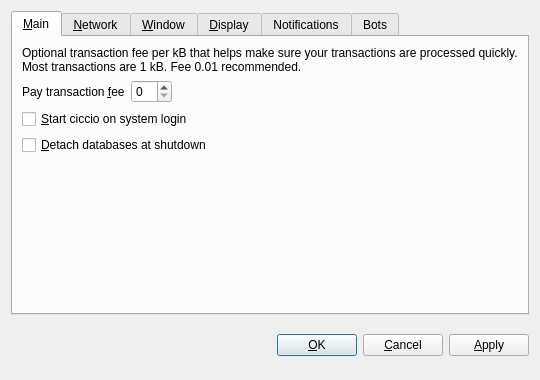
<?xml version="1.0" encoding="UTF-8"?>
<ui version="4.0">
 <class>OptionsDialog</class>
 <widget class="QDialog" name="OptionsDialog">
  <property name="geometry">
   <rect>
    <x>0</x>
    <y>0</y>
    <width>540</width>
    <height>380</height>
   </rect>
  </property>
  <property name="windowTitle">
   <string>Options</string>
  </property>
  <property name="modal">
   <bool>true</bool>
  </property>
  <layout class="QVBoxLayout" name="verticalLayout">
   <item>
    <widget class="QTabWidget" name="tabWidget">
     <property name="tabPosition">
      <enum>QTabWidget::North</enum>
     </property>
     <property name="currentIndex">
      <number>0</number>
     </property>
     <widget class="QWidget" name="tabMain">
      <attribute name="title">
       <string>&amp;Main</string>
      </attribute>
      <layout class="QVBoxLayout" name="verticalLayout_Main">
       <item>
        <widget class="QLabel" name="transactionFeeInfoLabel">
         <property name="text">
          <string>Optional transaction fee per kB that helps make sure your transactions are processed quickly. Most transactions are 1 kB. Fee 0.01 recommended.</string>
         </property>
         <property name="textFormat">
          <enum>Qt::PlainText</enum>
         </property>
         <property name="wordWrap">
          <bool>true</bool>
         </property>
        </widget>
       </item>
       <item>
        <layout class="QHBoxLayout" name="horizontalLayout_Main">
         <item>
          <widget class="QLabel" name="transactionFeeLabel">
           <property name="text">
            <string>Pay transaction &amp;fee</string>
           </property>
           <property name="textFormat">
            <enum>Qt::PlainText</enum>
           </property>
           <property name="buddy">
            <cstring>transactionFee</cstring>
           </property>
          </widget>
         </item>
         <item>
          <widget class="BitcoinAmountField" name="transactionFee"/>
         </item>
         <item>
          <spacer name="horizontalSpacer_Main">
           <property name="orientation">
            <enum>Qt::Horizontal</enum>
           </property>
           <property name="sizeHint" stdset="0">
            <size>
             <width>40</width>
             <height>20</height>
            </size>
           </property>
          </spacer>
         </item>
        </layout>
       </item>
       <item>
        <widget class="QCheckBox" name="bitcoinAtStartup">
         <property name="toolTip">
          <string>Automatically start ciccio after logging in to the system.</string>
         </property>
         <property name="text">
          <string>&amp;Start ciccio on system login</string>
         </property>
        </widget>
       </item>
       <item>
        <widget class="QCheckBox" name="detachDatabases">
         <property name="toolTip">
          <string>Detach block and address databases at shutdown. This means they can be moved to another data directory, but it slows down shutdown. The wallet is always detached.</string>
         </property>
         <property name="text">
          <string>&amp;Detach databases at shutdown</string>
         </property>
        </widget>
       </item>
       <item>
        <spacer name="verticalSpacer_Main">
         <property name="orientation">
          <enum>Qt::Vertical</enum>
         </property>
         <property name="sizeHint" stdset="0">
          <size>
           <width>20</width>
           <height>40</height>
          </size>
         </property>
        </spacer>
       </item>
      </layout>
     </widget>
     <widget class="QWidget" name="tabNetwork">
      <attribute name="title">
       <string>&amp;Network</string>
      </attribute>
      <layout class="QVBoxLayout" name="verticalLayout_Network">
       <item>
        <widget class="QCheckBox" name="mapPortUpnp">
         <property name="toolTip">
          <string>Automatically open the ciccio client port on the router. This only works when your router supports UPnP and it is enabled.</string>
         </property>
         <property name="text">
          <string>Map port using &amp;UPnP</string>
         </property>
        </widget>
       </item>
       <item>
        <widget class="QCheckBox" name="connectSocks">
         <property name="toolTip">
          <string>Connect to the ciccio network through a SOCKS proxy (e.g. when connecting through Tor).</string>
         </property>
         <property name="text">
          <string>&amp;Connect through SOCKS proxy:</string>
         </property>
        </widget>
       </item>
       <item>
        <layout class="QHBoxLayout" name="horizontalLayout_Network">
         <item>
          <widget class="QLabel" name="proxyIpLabel">
           <property name="text">
            <string>Proxy &amp;IP:</string>
           </property>
           <property name="textFormat">
            <enum>Qt::PlainText</enum>
           </property>
           <property name="buddy">
            <cstring>proxyIp</cstring>
           </property>
          </widget>
         </item>
         <item>
          <widget class="QValidatedLineEdit" name="proxyIp">
           <property name="maximumSize">
            <size>
             <width>140</width>
             <height>16777215</height>
            </size>
           </property>
           <property name="toolTip">
            <string>IP address of the proxy (e.g. 127.0.0.1)</string>
           </property>
          </widget>
         </item>
         <item>
          <widget class="QLabel" name="proxyPortLabel">
           <property name="text">
            <string>&amp;Port:</string>
           </property>
           <property name="textFormat">
            <enum>Qt::PlainText</enum>
           </property>
           <property name="buddy">
            <cstring>proxyPort</cstring>
           </property>
          </widget>
         </item>
         <item>
          <widget class="QLineEdit" name="proxyPort">
           <property name="maximumSize">
            <size>
             <width>55</width>
             <height>16777215</height>
            </size>
           </property>
           <property name="toolTip">
            <string>Port of the proxy (e.g. 9050)</string>
           </property>
          </widget>
         </item>
         <item>
          <widget class="QLabel" name="socksVersionLabel">
           <property name="text">
            <string>SOCKS &amp;Version:</string>
           </property>
           <property name="textFormat">
            <enum>Qt::PlainText</enum>
           </property>
           <property name="buddy">
            <cstring>socksVersion</cstring>
           </property>
          </widget>
         </item>
         <item>
          <widget class="QValueComboBox" name="socksVersion">
           <property name="toolTip">
            <string>SOCKS version of the proxy (e.g. 5)</string>
           </property>
          </widget>
         </item>
         <item>
          <spacer name="horizontalSpacer_Network">
           <property name="orientation">
            <enum>Qt::Horizontal</enum>
           </property>
           <property name="sizeHint" stdset="0">
            <size>
             <width>40</width>
             <height>20</height>
            </size>
           </property>
          </spacer>
         </item>
        </layout>
       </item>
       <item>
        <spacer name="verticalSpacer_Network">
         <property name="orientation">
          <enum>Qt::Vertical</enum>
         </property>
         <property name="sizeHint" stdset="0">
          <size>
           <width>20</width>
           <height>40</height>
          </size>
         </property>
        </spacer>
       </item>
      </layout>
     </widget>
     <widget class="QWidget" name="tabWindow">
      <attribute name="title">
       <string>&amp;Window</string>
      </attribute>
      <layout class="QVBoxLayout" name="verticalLayout_Window">
       <item>
        <widget class="QCheckBox" name="minimizeToTray">
         <property name="toolTip">
          <string>Show only a tray icon after minimizing the window.</string>
         </property>
         <property name="text">
          <string>&amp;Minimize to the tray instead of the taskbar</string>
         </property>
        </widget>
       </item>
       <item>
        <widget class="QCheckBox" name="minimizeOnClose">
         <property name="toolTip">
          <string>Minimize instead of exit the application when the window is closed. When this option is enabled, the application will be closed only after selecting Quit in the menu.</string>
         </property>
         <property name="text">
          <string>M&amp;inimize on close</string>
         </property>
        </widget>
       </item>
       <item>
        <spacer name="verticalSpacer_Window">
         <property name="orientation">
          <enum>Qt::Vertical</enum>
         </property>
         <property name="sizeHint" stdset="0">
          <size>
           <width>20</width>
           <height>40</height>
          </size>
         </property>
        </spacer>
       </item>
      </layout>
     </widget>
     <widget class="QWidget" name="tabDisplay">
      <attribute name="title">
       <string>&amp;Display</string>
      </attribute>
      <layout class="QVBoxLayout" name="verticalLayout_Display">
       <item>
        <layout class="QHBoxLayout" name="horizontalLayout_1_Display">
         <item>
          <widget class="QLabel" name="langLabel">
           <property name="text">
            <string>User Interface &amp;language:</string>
           </property>
           <property name="textFormat">
            <enum>Qt::PlainText</enum>
           </property>
           <property name="buddy">
            <cstring>lang</cstring>
           </property>
          </widget>
         </item>
         <item>
          <widget class="QValueComboBox" name="lang">
           <property name="toolTip">
            <string>The user interface language can be set here. This setting will take effect after restarting ciccio.</string>
           </property>
          </widget>
         </item>
        </layout>
       </item>
       <item>
        <layout class="QHBoxLayout" name="horizontalLayout_2_Display">
         <item>
          <widget class="QLabel" name="unitLabel">
           <property name="text">
            <string>&amp;Unit to show amounts in:</string>
           </property>
           <property name="textFormat">
            <enum>Qt::PlainText</enum>
           </property>
           <property name="buddy">
            <cstring>unit</cstring>
           </property>
          </widget>
         </item>
         <item>
          <widget class="QValueComboBox" name="unit">
           <property name="toolTip">
            <string>Choose the default subdivision unit to show in the interface and when sending coins.</string>
           </property>
          </widget>
         </item>
        </layout>
       </item>
       <item>
        <widget class="QCheckBox" name="displayAddresses">
         <property name="toolTip">
          <string>Whether to show ciccio addresses in the transaction list or not.</string>
         </property>
         <property name="text">
          <string>&amp;Display addresses in transaction list</string>
         </property>
        </widget>
       </item>
       <item>
        <widget class="QCheckBox" name="coinControlFeatures">
         <property name="toolTip">
          <string>Whether to show coin control features or not.</string>
         </property>
         <property name="text">
          <string>Display coin &amp;control features (experts only!)</string>
         </property>
        </widget>
       </item>
       <item>
        <spacer name="verticalSpacer_Display">
         <property name="orientation">
          <enum>Qt::Vertical</enum>
         </property>
         <property name="sizeHint" stdset="0">
          <size>
           <width>20</width>
           <height>40</height>
          </size>
         </property>
        </spacer>
       </item>
      </layout>
     </widget>
     <widget class="QWidget" name="tabNotifications">
      <attribute name="title">
       <string>Notifications</string>
      </attribute>
      <layout class="QVBoxLayout" name="verticalLayout_4">
       <item>
        <layout class="QVBoxLayout" name="verticalLayout_2">
         <item>
          <widget class="QGroupBox" name="groupBoxNotificationsEnabled">
           <property name="title">
            <string>Bittrex new market notification</string>
           </property>
           <property name="checkable">
            <bool>true</bool>
           </property>
           <layout class="QVBoxLayout" name="verticalLayout_3">
            <item>
             <widget class="QCheckBox" name="checkBoxOpenPageEnabled">
              <property name="text">
               <string>Open this page when new market found</string>
              </property>
             </widget>
            </item>
            <item>
             <widget class="QLineEdit" name="editOpenPage"/>
            </item>
           </layout>
           <zorder>editOpenPage</zorder>
           <zorder>checkBoxOpenPageEnabled</zorder>
          </widget>
         </item>
        </layout>
       </item>
       <item>
        <spacer name="verticalSpacer">
         <property name="orientation">
          <enum>Qt::Vertical</enum>
         </property>
         <property name="sizeHint" stdset="0">
          <size>
           <width>20</width>
           <height>40</height>
          </size>
         </property>
        </spacer>
       </item>
      </layout>
     </widget>
     <widget class="QWidget" name="tabBots">
      <attribute name="title">
       <string>Bots</string>
      </attribute>
      <layout class="QVBoxLayout" name="verticalLayout_8">
       <item>
        <widget class="QGroupBox" name="groupBittrexBot">
         <property name="title">
          <string>Bittrex bot enabled</string>
         </property>
         <property name="checkable">
          <bool>true</bool>
         </property>
         <layout class="QVBoxLayout" name="verticalLayout_5">
          <item>
           <layout class="QVBoxLayout" name="verticalLayout_6">
            <item>
             <widget class="QLabel" name="label">
              <property name="text">
               <string>Bittrex Key</string>
              </property>
             </widget>
            </item>
            <item>
             <widget class="QLineEdit" name="editBittrexKey"/>
            </item>
           </layout>
          </item>
          <item>
           <layout class="QVBoxLayout" name="verticalLayout_7">
            <item>
             <widget class="QLabel" name="label_2">
              <property name="text">
               <string>Bittrex Secret</string>
              </property>
             </widget>
            </item>
            <item>
             <widget class="QLineEdit" name="editBittrexSecret"/>
            </item>
           </layout>
          </item>
         </layout>
        </widget>
       </item>
       <item>
        <spacer name="verticalSpacer_2">
         <property name="orientation">
          <enum>Qt::Vertical</enum>
         </property>
         <property name="sizeHint" stdset="0">
          <size>
           <width>20</width>
           <height>40</height>
          </size>
         </property>
        </spacer>
       </item>
      </layout>
     </widget>
    </widget>
   </item>
   <item>
    <layout class="QHBoxLayout" name="horizontalLayout_Buttons">
     <item>
      <spacer name="horizontalSpacer_1">
       <property name="orientation">
        <enum>Qt::Horizontal</enum>
       </property>
       <property name="sizeHint" stdset="0">
        <size>
         <width>40</width>
         <height>48</height>
        </size>
       </property>
      </spacer>
     </item>
     <item>
      <widget class="QLabel" name="statusLabel">
       <property name="font">
        <font>
         <weight>75</weight>
         <bold>true</bold>
        </font>
       </property>
       <property name="text">
        <string/>
       </property>
       <property name="textFormat">
        <enum>Qt::PlainText</enum>
       </property>
       <property name="wordWrap">
        <bool>true</bool>
       </property>
      </widget>
     </item>
     <item>
      <spacer name="horizontalSpacer_2">
       <property name="orientation">
        <enum>Qt::Horizontal</enum>
       </property>
       <property name="sizeHint" stdset="0">
        <size>
         <width>40</width>
         <height>48</height>
        </size>
       </property>
      </spacer>
     </item>
     <item>
      <widget class="QPushButton" name="okButton">
       <property name="text">
        <string>&amp;OK</string>
       </property>
      </widget>
     </item>
     <item>
      <widget class="QPushButton" name="cancelButton">
       <property name="text">
        <string>&amp;Cancel</string>
       </property>
       <property name="autoDefault">
        <bool>false</bool>
       </property>
      </widget>
     </item>
     <item>
      <widget class="QPushButton" name="applyButton">
       <property name="text">
        <string>&amp;Apply</string>
       </property>
       <property name="autoDefault">
        <bool>false</bool>
       </property>
      </widget>
     </item>
    </layout>
   </item>
  </layout>
 </widget>
 <customwidgets>
  <customwidget>
   <class>BitcoinAmountField</class>
   <extends>QSpinBox</extends>
   <header>bitcoinamountfield.h</header>
  </customwidget>
  <customwidget>
   <class>QValueComboBox</class>
   <extends>QComboBox</extends>
   <header>qvaluecombobox.h</header>
  </customwidget>
  <customwidget>
   <class>QValidatedLineEdit</class>
   <extends>QLineEdit</extends>
   <header>qvalidatedlineedit.h</header>
  </customwidget>
 </customwidgets>
 <resources/>
 <connections/>
</ui>
